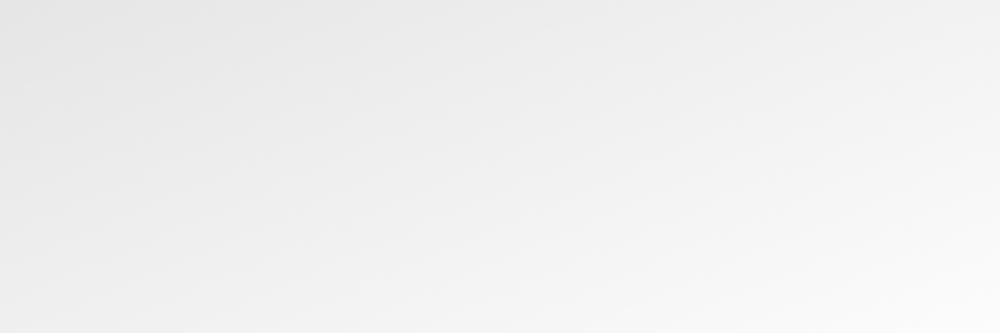
#> input picture tests/media/im.png, 1000 x 333 px; its folder holds 2 pictures in this run
$ python test-07-triangle.py
#> lines starting #> are read from the running program, lines starting #| are printed output that depends on the picture; after the words box and inside, x2 and y2 are one past the last pixel; in counts of white or black regions, pixels touching at a corner belong together
### openipkit/backend.py
import cv2
import openipkit.exphandle as exp

# This is backend; default backend id OpenCV
# Please check OpenCV License before use
# Or you can change this and use any other module you want

BACKEND_OPENCV = 0

backend_engine = BACKEND_OPENCV


def imread(pth):
#> called with pth = 'tests/media/im.png'
    if backend_engine == BACKEND_OPENCV:
        return cv2.imread(pth, -1)
#> returned value is the input picture: shape (333, 1000, 3); mean B, G, R 240.7, 240.7, 240.7
    exp.echo(exp.DEFINE_BACKEND)
    return None


# [6 lines left out: function imwrite, not called in this run]


def imshow(title, im):
    if backend_engine == BACKEND_OPENCV:
        cv2.imshow(title, im)
        cv2.waitKey(0)
        return True
    exp.echo(exp.DEFINE_BACKEND)
    return False


# [5 lines left out: function resize, not called in this run]

### openipkit/nsdraw.py
#########################################################
# Author: sh-navid
#########################################################
'''
'''
#########################################################
# Add preprocessors
#########################################################
import math
import numpy as np
import openipkit.nsproc as proc
import openipkit.nsmath as nmth
import openipkit.nsarray as arr

#########################################################
# Constants
#########################################################
DEFAULT_COLOR = (128, 0, 200)
DEFAULT_TICKNESS = 5
DEFAULT_MARKER_SIZE = 5
DEFAULT_ROTATION = -90
DEFAULT_ARC = 360
MULTILINE_ARROW_NONE, MULTILINE_ARROW_END, MULTILINE_MULTIPLE_ARROW = 'MLAN', 'MLAE', 'MLMA'

#########################################################
# Functions
#########################################################


def __makeKernel(thickness, color, aa):
    kType = proc.KERNEL_TYPE_CIRCULAR_EDGE_FADE if aa else proc.KERNEL_TYPE_CIRCULAR
    kernel = proc.kernel((thickness, thickness), kType)
    block = proc.merge([kernel, kernel, kernel])
    block[np.where(kernel != 0)] = color
    filter = np.where(kernel != 0)
    r1 = int(thickness/2)
    r2 = thickness-r1
    return kernel, block, filter, r1, r2


def line(im: np.ndarray, pt1, pt2, color=DEFAULT_COLOR, thickness=DEFAULT_TICKNESS, aa=True):
    '''
    '''
    kernel, block, filter, r1, r2 = __makeKernel(thickness, color, aa)

    m, b = nmth.lineEq(pt1, pt2)
    dx, dy = nmth.dXY(pt1, pt2)

    # FIXME: you can make STATIC kernels and add to list every new kenel and do not make them every time
    # FIXME: optimize the AA kernel later
    # print(kernel)

    def __draw(x, y):
        '''
        FIXME: make this function global - this is duplicated in nsdraw.circle
        '''
        roi = im[int(y-r1):int(y+r2), int(x-r1):int(x+r2)]
        if aa:
            for c in [0, 1, 2]:
                roi[:, :, c] = kernel*block[:, :, c]+(1-kernel)*roi[:, :, c]
        else:
            roi[filter] = block[filter]
        im[int(y-r1):int(y+r2), int(x-r1):int(x+r2)] = roi

    scale = 1
    if abs(dx) >= abs(dy):
        for i in range(0, int(dx*scale), 1 if dx > 0 else -1):
            x = pt1[0]+i/scale
            y = nmth.calcLineY(m, b, x)
            __draw(x, y)
    else:
        for i in range(0, int(dy*scale), 1 if dy > 0 else -1):
            y = pt1[1]+i/scale
            x = nmth.calcLineX(m, b, y)
            __draw(x, y)
    return im


def rect(im: np.ndarray):
    return im


def ellipes(im: np.ndarray):
    return im


def polygon(im: np.ndarray):
    return im


def marker(im: np.ndarray):
    return im


# [70 lines left out: functions vText, rText, curve, grid, not called in this run]


def hPoly(im: np.ndarray, center, radius, points=5, rotation=-DEFAULT_ROTATION, arc=DEFAULT_ARC, endLastLine=True, color=DEFAULT_COLOR, thickness=DEFAULT_TICKNESS):
    off, angle = arc/points, rotation
    pts = []
    for i in range(0, points):
        x = radius*math.cos(math.radians(angle))
        y = radius*math.sin(math.radians(angle))
        pos = (center[0]+x, center[1]+y)
        pts.append(pos)
        angle += off
    last = pts[0]
    for i in range(1, points):
        line(im, last, pts[i], color=color, thickness=thickness)
        last = pts[i]
    if endLastLine:
        line(im, last, pts[0], color=color, thickness=thickness)


# [71 lines left out: functions star, multiline, circle, not called in this run]


def triangle(im: np.ndarray, center, radius, rotation=-DEFAULT_ROTATION, color=DEFAULT_COLOR, thickness=DEFAULT_TICKNESS):
    hPoly(im, center, radius, points=3, rotation=rotation,
          color=color, thickness=thickness)

### openipkit/nsproc.py
#########################################################
# Author: sh-navid
#########################################################
'''
'''
#########################################################
# Add preprocessors
#########################################################
import openipkit.nsmath as nmth
import numpy as np
import math


def fill(im, pos=(0, 0), color=(0, 0, 0), diff=0):
    pass


# [12 lines left out: functions treshChannel, treshSimple, not called in this run]


GRAY_MODE_A = 1
GRAY_MODE_B = 2
GRAY_MODE_C = 3


# [25 lines left out: functions toGray, toBGR, split, not called in this run]


def merge(channels:list):
    return np.dstack(channels)


def tinning(im):
    pass


def ticking(im):
    pass


KERNEL_TYPE_RECT = 1
KERNEL_TYPE_CIRCULAR = 2
KERNEL_TYPE_CIRCULAR_FADE = 3
KERNEL_TYPE_CIRCULAR_EDGE_FADE=4


def kernel(size: tuple, kerneltype: int = KERNEL_TYPE_RECT):
    '''
    FIXME: cant you use np.arange for KERNEL_TYPE_CIRCULAR ... !?
    '''
    k = np.ones(size)
    if kerneltype == KERNEL_TYPE_RECT:
        return k
    elif kerneltype == KERNEL_TYPE_CIRCULAR:
        cx, cy = size[0]//2, size[1]//2
        for i in range(0, size[0]):
            for j in range(0, size[1]):
                d = nmth.dist((i, j), (cx, cy))
                if(d >= cx and d >= cy):
                    k[i, j] = 0
        return k
    elif kerneltype == KERNEL_TYPE_CIRCULAR_FADE:
        k=kernel(size,KERNEL_TYPE_CIRCULAR)
        cx, cy = size[0]//2, size[1]//2
        for i in range(0, size[0]):
            for j in range(0, size[1]):
                k[i,j]/=(abs(cx-i)+abs(cy-j))+1
                k[i,j]=float("{0:.1f}".format(k[i,j]))
        return k
    elif kerneltype == KERNEL_TYPE_CIRCULAR_EDGE_FADE:
        k=kernel(size,KERNEL_TYPE_CIRCULAR)
        cx, cy,s = size[0]//2, size[1]//2,math.ceil(size[0]+size[1])//6
        for i in range(0, size[0]):
            for j in range(0, size[1]):
                k[i,j]/=((abs(cx-i)+abs(cy-j))/(s+1))+1
                k[i,j]=float("{0:.1f}".format(k[i,j]))
        return k
    return None

### openipkit/nssys.py
#########################################################
# Author: sh-navid
#########################################################
'''
'''
#########################################################
# Add preprocessors
#########################################################
from datetime import datetime


def execMonitor(func, printTime=True):
    t1 = datetime.now()
    func()
    t2 = datetime.now()
    t2 = t2-t1
    if printTime:
        print(f"Exec time of({type(func)}): {str(t2)}")
    return t2

### openipkit/nsmath.py
#########################################################
# Author: sh-navid
#########################################################
'''
'''
#########################################################
# Add preprocessors
#########################################################
import math

#########################################################
# Functions
#########################################################


def dist(pt1, pt2):
    '''Return the distance between 2 points'''
    # return math.sqrt(abs(pt1[0]-pt2[0])**2 + abs(pt1[1]-pt2[1])**2)
    dx, dy = dXY(pt1, pt2)
    return math.hypot(dx, dy)


def dXY(pt1, pt2):
    dx = pt2[0]-pt1[0]
    dy = pt2[1]-pt1[1]
    return (dx, dy)


def absDXY(pt1, pt2):
    dx, dy = dXY(pt1, pt2)
    return (abs(dx), abs(dy))


def lineEq(pt1, pt2):
    '''
    line eq is y=mx+b
    return m, b
    '''
    dx, dy = dXY(pt1, pt2)
    m = dy if dx == 0 else dy/dx
    # y=mx+b => b=y-mx
    b = pt2[1]-(m*pt2[0])
    return m, b


def calcLineX(m, b, y):
    # y=mx+b => mx=y-b => x=(y-b)/m
    return 0 if m == 0 else (y-b)/m


def calcLineY(m, b, x):
    return m*x+b


# [14 lines left out: function line_line_intersection, not called in this run]

### openipkit/nscolor.py
#########################################################
# Author: sh-navid
#########################################################
'''
'''
#########################################################
# Add preprocessors
#########################################################
import random
import math
import numpy as np
import openipkit.nsproc as proc
import openipkit.nsmath as nmth
import openipkit.nsarray as arr

#########################################################
# CONSTANTS
#########################################################

#########################################################
# Functions
#########################################################


def randomColor(min=0, max=255):
    return tuple([random.randint(min, max) for _ in [0, 1, 2]])


def randomLightColors():
    return randomColor(127, 255)


def randomDarkColors():
    return randomColor(0, 127)


# [4 lines left out: function changeChannel, not called in this run]

### tests/test-07-triangle.py
#########################################################
# Author: sh-navid
#########################################################
'''
'''
#########################################################
# Add preprocessors
#########################################################
import sys
sys.path.append('.')
import openipkit.nssys as nss
import openipkit.nsproc as proc
import openipkit.nsdraw as draw
import openipkit.nscolor as nsc
import openipkit.backend as back
import openipkit.ml.nslearn as learn

#########################################################
# Source code
#########################################################
im = back.imread(sys.path[0]+'/media/im.png')

def run():
    h, w = im.shape[:2]
    cx, ch, of = w/2, h/2, h/18
    rc = nsc.randomColor

    draw.triangle(im, (cx-cx/1.6, ch+of), ch/2, color=rc(), rotation=-90)
#> after the loop in hPoly, `for i in range(1, points):`:
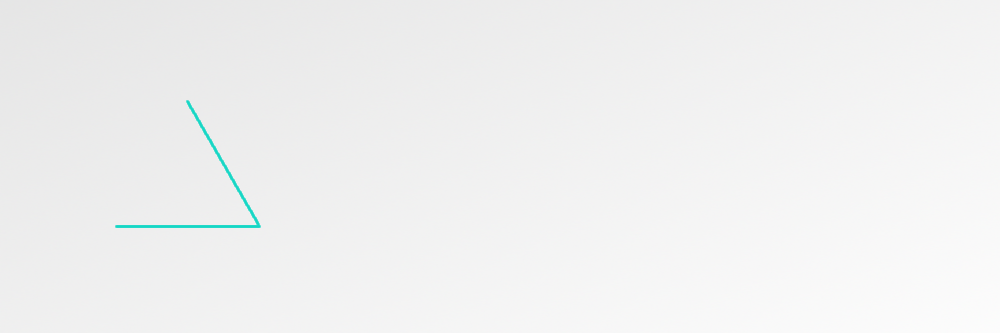
#> im: shape (333, 1000, 3); 0.29% of pixels changed, all inside (x1, y1, x2, y2) = (115, 100, 261, 228)
#> in hPoly, `line(im, last, pts[0], color=color, thickness=thickness)`: im: shape (333, 1000, 3); 0.16% of pixels changed, all inside (x1, y1, x2, y2) = (114, 102, 188, 228)
    draw.triangle(im, (cx, ch-of), ch/2, color=rc(), rotation=-45, thickness=15)
#> call 2 of hPoly, with center = (500, 148), radius = 83.25, points = 3, rotation = -45, arc = 360, endLastLine = True, color = (132, 248, 207), thickness = 15
#> after the loop in hPoly (call 2), `for i in range(1, points):`:
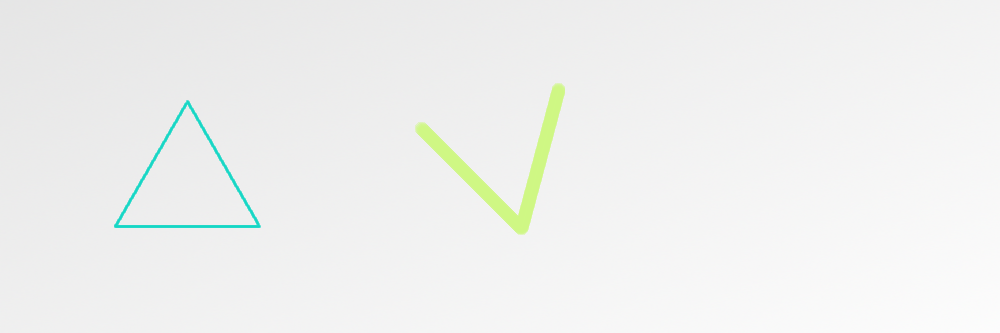
#> im: shape (333, 1000, 3); mean B, G, R 239.3, 240.7, 239.5
#> in hPoly (call 2), `line(im, last, pts[0], color=color, thickness=thickness)`:
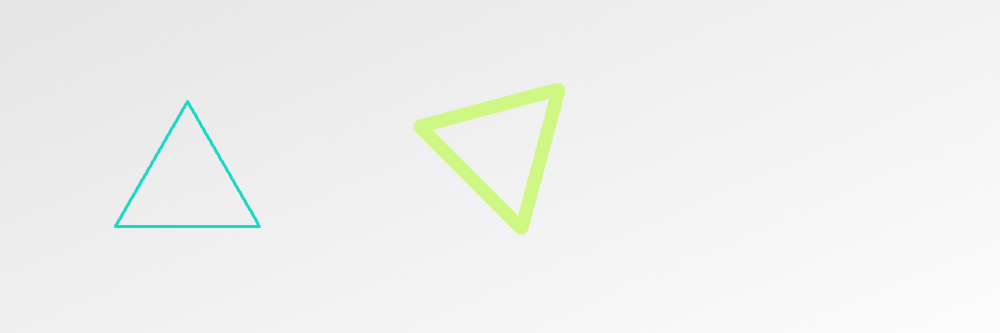
#> im: shape (333, 1000, 3); 0.61% of pixels changed, all inside (x1, y1, x2, y2) = (413, 83, 564, 133)
    draw.triangle(im, (cx+cx/1.6, ch-of), ch/2, color=rc(), thickness=30)
#> call 3 of hPoly, with center = (812.5, 148), radius = 83.25, points = 3, rotation = 90, arc = 360, endLastLine = True, color = (155, 244, 183), thickness = 30
#> the loop in hPoly (call 3), `for i in range(1, points):` made 2 passes
#> pass 1, in __draw (call 773), `roi = im[int(y-r1):int(y+r2), int(x-r1):int(x+r2)]`:
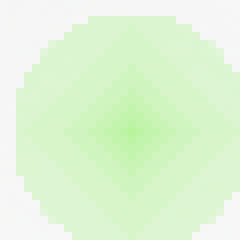
#> roi: shape (30, 30, 3) (shown 8 times larger); mean B, G, R 212.7, 245.2, 222.9
#> after the loop in hPoly (call 3), `for i in range(1, points):`:
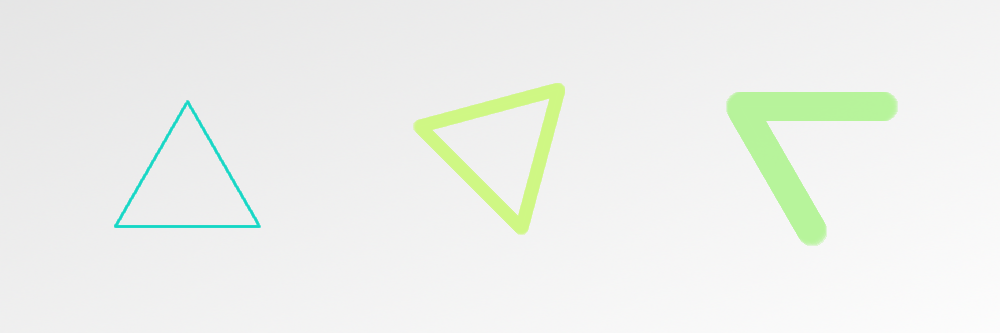
#> im: shape (333, 1000, 3); 2.73% of pixels changed, all inside (x1, y1, x2, y2) = (726, 92, 898, 246)
#> the loop in line (call 9), `for i in range(0, int(dy*scale), 1 if dy > 0 else -1):` made 124 passes
#> pass 1, in __draw (call 1040), `roi = im[int(y-r1):int(y+r2), int(x-r1):int(x+r2)]`:
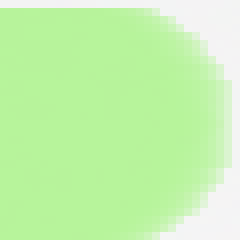
#> roi: shape (30, 30, 3) (shown 8 times larger); mean B, G, R 171.9, 243.7, 194.6
#> in hPoly (call 3), `line(im, last, pts[0], color=color, thickness=thickness)`:
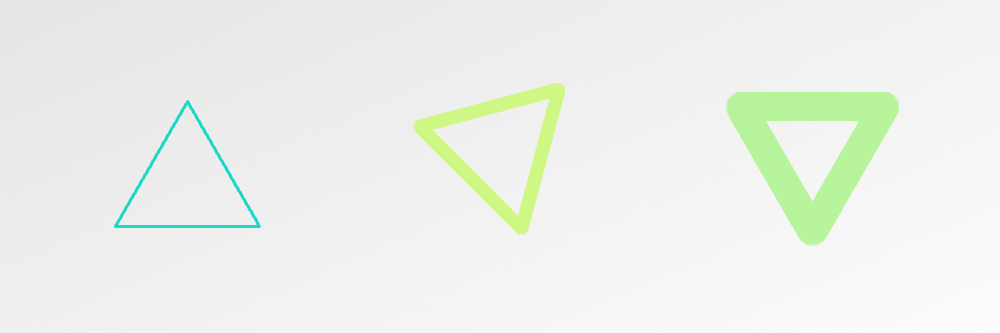
#> im: shape (333, 1000, 3); 1.14% of pixels changed, all inside (x1, y1, x2, y2) = (802, 92, 899, 244)

nss.execMonitor(run,True)
back.imshow('Test', im)
